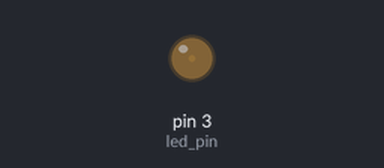
This sketch was run on a simulated Arduino Uno, built with avr-gcc and run on an emulated ATmega328P. On the bench: output pins drawn as LEDs (lit = HIGH).

Above: at 0.05 s.
At 2.15 s:
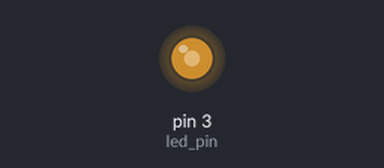
At 3.45 s:
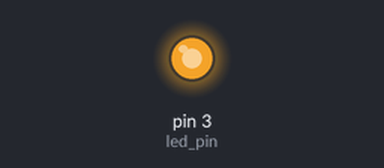
At 6.85 s:
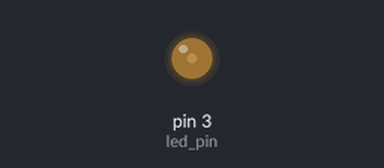
Timing chart, 0 to 10.0 s (numbered marks = the images above):
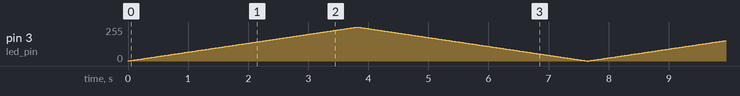

The sketch:

c05_analogwrite.ino
```cpp
const int led_pin = 3;

int intensity = 0;

void setup() {
  // Define the led pin as output (LED)
  pinMode(led_pin, OUTPUT);
}

void loop() {
  // increment the pulse weigth (PWM) from 0 to the maximum (255)
  while(intensity < 255) {
    intensity++;
    // generate a PWM signal with high frecuency and the specified
    // intensity value as a factor between the HIGH and LOW levels
    // of each period
    analogWrite(led_pin, intensity);
    delay(15);
  }

  // decrement the pulse weigth (PWM) from 255 to the minimum (0)
  while(intensity > 0) {
    intensity--;
    // generate a PWM signal with high frecuency and the specified
    // intensity value as a factor between the HIGH and LOW levels
    // of each period
    analogWrite(led_pin, intensity);
    delay(15);
  }
}
```
